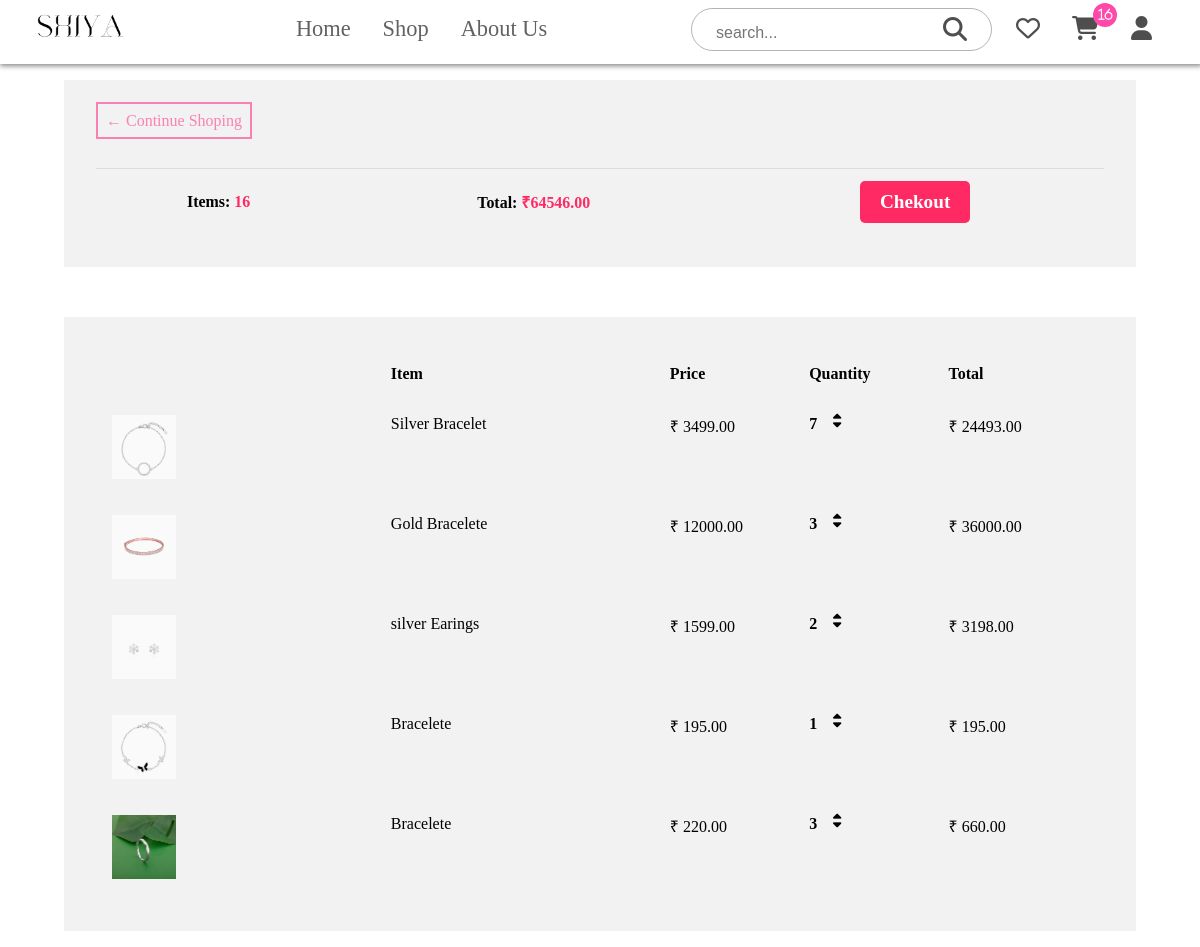
/cart/ (signed in), run on an earlier commit of the app's database.
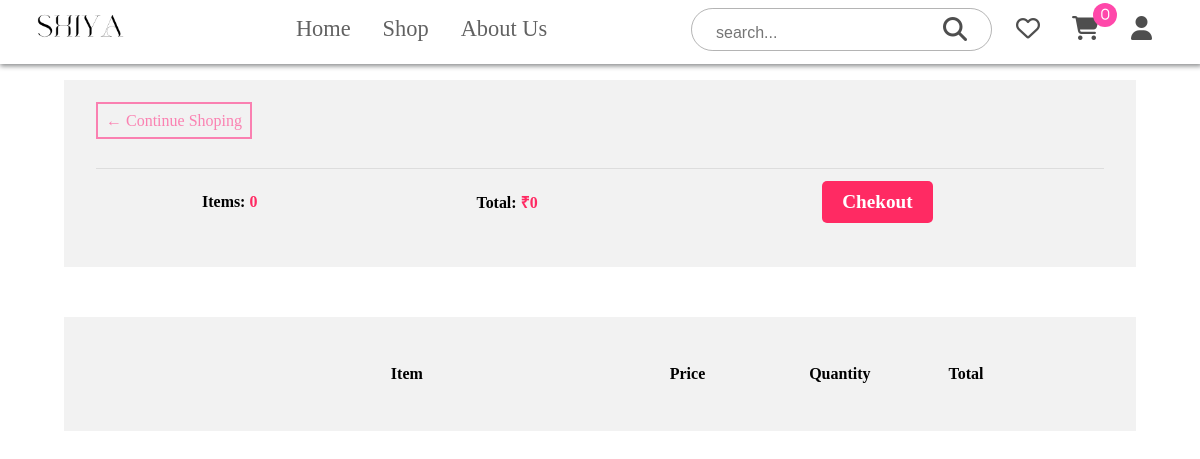
And on a later commit of the database.
### core/models.py (models this page shows, shortened)
class Order(models.Model):
    customer = models.ForeignKey(
        Customer, on_delete=models.SET_NULL, null=True, blank=True
    )
    date_orderd = models.DateTimeField(auto_now_add=True)
    complete = models.BooleanField(default=False, null=True, blank=False)
    transaction_id = models.CharField(max_length=100, null=True)
    @property
    def get_cart_total(self):
        orderitems = self.orderitem_set.all()
        total = sum([item.get_total for item in orderitems])
        return total
    @property
    def get_cart_items(self):
        orderitems = self.orderitem_set.all()
        total = sum([item.quantity for item in orderitems])
        return total

class OrderItem(models.Model):
    product = models.ForeignKey(
        Product, on_delete=models.SET_NULL, null=True, blank=True
    )
    order = models.ForeignKey(Order, on_delete=models.SET_NULL, null=True, blank=True)
    quantity = models.IntegerField(default=0, null=True, blank=True)
    date_added = models.DateTimeField(auto_now_add=True)
    @property
    def get_total(self):
        total = self.product.price * self.quantity
        return total

class Product(models.Model):
    name = models.CharField(max_length=200)
    price = models.DecimalField(max_digits=7, decimal_places=2)
    image = models.ImageField(null=True, blank=True)
    category = models.ForeignKey(
        Category, on_delete=models.CASCADE, null=True, blank=True
    )
    material = models.CharField(max_length=100, null=True, blank=True)
    description = models.TextField(max_length=200, null=True, blank=True)
    occasion = models.CharField(max_length=100, null=True, blank=True)
    def imageURL(self):
        try:
            url = self.image.url
        except:
            url = ""
        return url

### core/views.py (the view)
# urls.py: path("cart/", cart, name="cart"),
def cart(request):
    data = cartData(request)
    cartItems = data["cartItems"]
    order = data["order"]
    items = data["items"]
    context = {
        "items": items,
        "order": order,
        "cartItems": cartItems,
        "shipping": False,
    }
    return render(request, "core/cart.html", context)

### core/utils.py (called while the page is built)
def cartData(request):
    if request.user.is_authenticated:
        customer = request.user.customer
        order,created = Order.objects.get_or_create(customer=customer, complete=False)
        items = order.orderitem_set.all()
        cartItems = order.get_cart_items
    else:
        cookieData=cookieCart(request)
        items=cookieData['items']
        order=cookieData['order']
        cartItems=cookieData['cartItems']
    return {'cartItems':cartItems,'order':order,'items':items}

### templates/core/cart.html
{% extends 'core/main.html' %}
{% load static %}
{% block content %}
<div class="cart">
    <div class="row">
        <div class="col">
            <a class="btn" href="{% url 'store' %}">&#x2190; Continue Shoping</a>
            <br>
            <br>
            <table class="table">
                <tr>
                    <th>
                        <h5>Items: <strong>{{order.get_cart_items}}</strong></h5>
                    </th>
                    <th>
                        <h5>Total: <strong> &#8377;{{order.get_cart_total}} </strong></h5>
                    </th>
                    <th>
                        <a href="{% url 'checkout' %}">Chekout</a>
                    </th>
                </tr>
            </table>
        </div>
        <br>
        <div class="col">
            <div class="cart-row">
                <div style="flex:2"></div>
                <div style="flex:2"><strong>Item</strong></div>
                <div style="flex:1"><strong>Price</strong></div>
                <div style="flex:1"><strong>Quantity</strong></div>
                <div style="flex:1"><strong>Total</strong></div>
            </div>
            {% for item in items %}
            <div class="cart-row">
                <div style="flex:2"><img class="row-img" src="{{item.product.imageURL}}"></div>
                <div style="flex:2">{{item.product.name}}</div>
                <div style="flex:1">&#8377; {{item.product.price|floatformat:2}}</div>
                <div style="flex:1">
                    <p class="quantity">{{item.quantity}}</p>
                    <div class="quantity">
                        <button data-product={{item.product.id}} data-action="add" class="update-cart chg-quantity">
                            <i class="fa-solid fa-caret-up"></i>
                        </button>
                        <button data-product="{{item.product.id}}" data-action="remove"
                            class="update-cart chg-quantity">
                            <i class="fa-solid fa-caret-down"></i>
                        </button>
                    </div>
                </div>
                <div style="flex: 1">&#8377; {{item.get_total}}</div>
            </div>
            {% endfor %}
        </div>
    </div>
</div>
{% endblock %}

What changed in the data, as far as the page shows it:
removed OrderItem: product.imageURL (picture), product.name "Silver Bracelet", product.price "3499.00", quantity "7", get_total "24493.00"
removed OrderItem: product.imageURL (picture), product.name "Gold Bracelete", product.price "12000.00", quantity "3", get_total "36000.00"
removed OrderItem: product.imageURL (picture), product.name "silver Earings", product.price "1599.00", quantity "2", get_total "3198.00"
removed OrderItem: product.imageURL (picture), product.name "Bracelete", product.price "195.00", quantity "1", get_total "195.00"
removed OrderItem: product.imageURL (picture), product.name "Bracelete", product.price "220.00", quantity "3", get_total "660.00"
changed Order: get_cart_items "16" → "0"; get_cart_total "64546.00" → "0"
Also different on the page:
{{ cartItems }}: "16" → "0"
